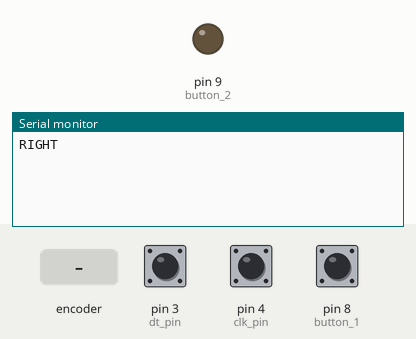
This sketch was run on a simulated Arduino Leonardo, built with avr-gcc and run on an emulated ATmega32U4. On the bench: output pins drawn as LEDs (lit = HIGH), the last lines printed to the serial monitor. Inputs (shaded band) come from the test bench; at power-on: pin 8 (button_1) HIGH, pin 3 (dt_pin) HIGH, pin 4 (clk_pin) HIGH. USB keyboard and mouse output is not drawn.

Above: at 1.2 s.
1.3 s: rotary encoder on pin 4 (clk_pin) / pin 3 (dt_pin) turned 2 steps (second pin leading)
At 2.3 s:
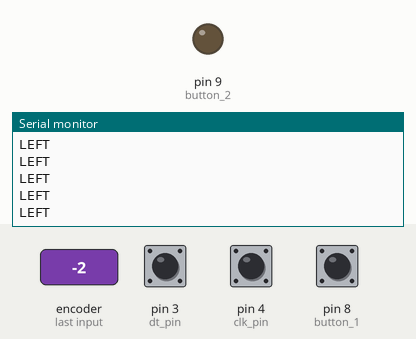
3.2 s: pin 8 (button_1) pulled LOW for 0.15 s
At 3.7 s:
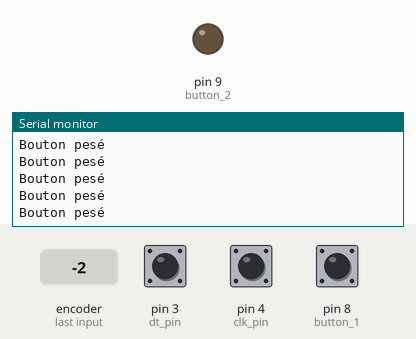

The sketch:

rotary.ino
```cpp
#include <Joystick.h>

//encoder
#define dt_pin 3 //4 dans le spec sheet
#define clk_pin 4 //5

volatile int rotation = 0;

int previousClk;
int currentClk;
int previousDt;
int currentDt;

//bouton
int button_1 = 8; //2
int button_2 = 9; //3 dans spec sheet

Joystick_ Joystick(JOYSTICK_DEFAULT_REPORT_ID,JOYSTICK_TYPE_GAMEPAD,
  3, 0,                  // Button Count, Hat Switch Count
  false, false, false,     // X and Y, but no Z Axis
  false, false, false,   // No Rx, Ry, or Rz
  false, false,          // No rudder or throttle
  false, false, false);  // No accelerator, brake, or steering

void setup() {
    Serial.begin(115200);
    while (!Serial);

    pinMode(button_1, INPUT_PULLUP);
    pinMode(button_2, OUTPUT);

    pinMode(dt_pin, INPUT_PULLUP);
    pinMode(clk_pin, INPUT_PULLUP);

    Joystick.begin(false);
}

void loop() {
    //encoder
    // Read the current state of inputCLK
    currentClk = digitalRead(clk_pin);

    // If the previous and the current state of the inputCLK are different then a pulse has occured
    if (currentClk != previousClk) {

        // If the inputDT state is different than the inputCLK state then
        // the encoder is rotating counterclockwise
        if (digitalRead(dt_pin) != currentClk) {
            rotation = -1;

        }
        else {
            // Encoder is rotating clockwise
            rotation = 1;

        }
    }
    // Update previousStateCLK with the current state
    previousClk = currentClk;

    currentDt = digitalRead(dt_pin);

    // If the previous and the current state of the inputCLK are different then a pulse has occured
    if (currentDt != previousDt) {

        // If the inputDT state is different than the inputCLK state then
        // the encoder is rotating counterclockwise
        if (digitalRead(clk_pin) != currentDt) {
            rotation = 1;

        }
        else {
            // Encoder is rotating clockwise
            rotation = -1;

        }
    }
    // Update previousStateCLK with the current state
    previousDt = currentDt;

    if (rotation != 0) {
        if (rotation == 1) {
            Serial.println("LEFT");
            Joystick.pressButton(0);
        }
        else if (rotation == -1) {
            Serial.println("RIGHT");
            Joystick.pressButton(1);
        }
        rotation = 0;
    }

    //bouton
    digitalWrite(button_2, LOW);

    int b1 = digitalRead(button_1);

    if (b1 == 0) {
        Serial.println("Bouton pesé");
        Joystick.pressButton(2);
    }

    Joystick.sendState();
    delay(5); // wait for a second
    ClearButtons();
}

void ClearButtons()
{
  Joystick.releaseButton(0);
  Joystick.releaseButton(1);
  Joystick.releaseButton(2);
}
```

Measured:
- after the input at 1.3 s, the serial monitor: prints a new line at once (image 1)
- after the input at 3.2 s, the serial monitor: prints a new line at once (image 2)
